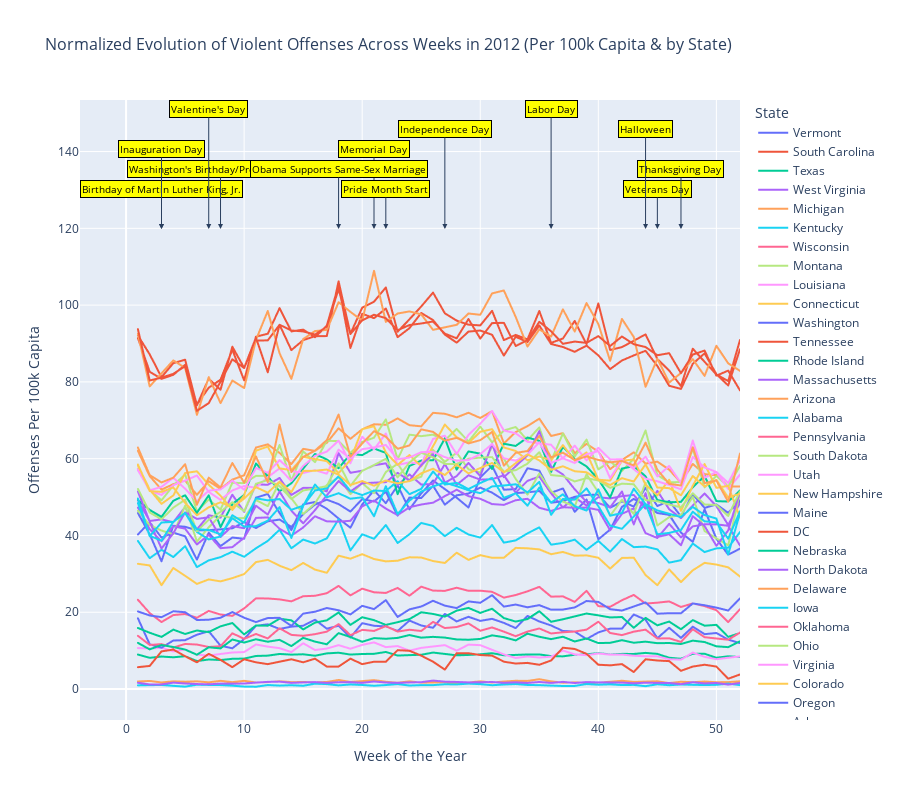

Here is the notebook cell this chart was saved with:
### Markdown cell above
#### Normalized data

### Code cell
# Avoid overlap
staggered_positions = [-40, -60, -80, -100, -120]  # Different vertical offsets
annotation_index = 0  # Counter to cycle through staggered positions

# Create the list of annotations
annotations = []
for event, week in highlighted_weeks.items():
    annotations.append(
        dict(
            x=week,
            y=max(normalized_offenses_by_week['normalized_offenses']) * 1.1,  # Slightly above the max value
            text=event,
            showarrow=True,
            arrowhead=2,
            ax=0,  # No horizontal offset
            ay=staggered_positions[annotation_index % len(staggered_positions)],  # Cycle through vertical offsets
            font=dict(size=10, color="black"),
            bgcolor="yellow",
            bordercolor="black"
        )
    )
    annotation_index += 1  # Increment to use the next staggered position

# Create the line plot
fig = px.line(
    normalized_offenses_by_week,
    x="week",
    y="normalized_offenses",
    color="state",  # One color for each state
    labels={
        "week": "Week of the Year",
        "normalized_offenses": "Offenses Per 100k Capita",
        "state": "State"
    },
    title="Normalized Evolution of Violent Offenses Across Weeks in 2012 (Per 100k Capita & by State)",
)

# Add hover template to display state name on hover
fig.update_traces(hovertemplate="<b>Week:</b> %{x}<br><b>Offenses:</b> %{y:.2f}")

# Add annotations and adjust layout
fig.update_layout(
    height=800,  # Increase height
    title=dict(font=dict(size=16)),
    xaxis_title="Week of the Year",
    yaxis_title="Offenses Per 100k Capita",
    legend_title="State",
    hovermode="closest",  # Highlight the closest line on hover
    annotations=annotations  # Add the staggered annotations
)

# Display the figure
fig.show()

### Figure 1 — Plotly figure (JSON) as saved in the notebook; plotly's stock layout.template omitted (floating-point values rounded to 4 significant figures)
{"data": [{"hovertemplate": "<b>Week:</b> %{x}<br><b>Offenses:</b> %{y:.2f}", "legendgroup": "Vermont", "line": {"color": "#636efa", "dash": "solid"}, "marker": {"symbol": "circle"}, "mode": "lines", "name": "Vermont", "showlegend": true, "type": "scattergl", "x": [1, 2, 3, 4, 5, 6, 7, 8, 9, 10, 11, 12, 13, 14, 15, 16, 17, 18, 19, 20, 21, 22, 23, 24, 25, 26, 27, 28, 29, 30, 31, 32, 33, 34, 35, 36, 37, 38, 39, 40, 41, 42, 43, 44, 45, 46, 47, 48, 49, 50, 51, 52], "xaxis": "x", "y": [40.25, 43.45, 39.46, 40.73, 39.78, 33.71, 40.73, 37.22, 39.46, 39.14, 49.84, 50.8, 45.85, 41.37, 48.08, 48.72, 46.96, 44.41, 42.01, 48.08, 51.76, 48.4, 53.03, 46.8, 50.96, 54.31, 52.08, 49.84, 47.28, 55.11, 58.15, 51.92, 52.08, 57.51, 56.87, 51.12, 52.24, 46.17, 49.36, 38.98, 41.53, 47.44, 49.52, 47.76, 45.85, 45.37, 40.73, 38.34, 46.8, 39.14, 34.98, 36.58], "yaxis": "y"}, {"hovertemplate": "<b>Week:</b> %{x}<br><b>Offenses:</b> %{y:.2f}", "legendgroup": "South Carolina", "line": {"color": "#EF553B", "dash": "solid"}, "marker": {"symbol": "circle"}, "mode": "lines", "name": "South Carolina", "showlegend": true, "type": "scattergl", "x": [1, 2, 3, 4, 5, 6, 7, 8, 9, 10, 11, 12, 13, 14, 15, 16, 17, 18, 19, 20, 21, 22, 23, 24, 25, 26, 27, 28, 29, 30, 31, 32, 33, 34, 35, 36, 37, 38, 39, 40, 41, 42, 43, 44, 45, 46, 47, 48, 49, 50, 51, 52], "xaxis": "x", "y": [92.09, 87.18, 81.23, 84.87, 85.78, 73.9, 80.85, 77.95, 89.17, 83.64, 90.75, 90.82, 94.86, 88.28, 90.88, 91.9, 91.94, 106.2, 92.51, 99.33, 100.9, 104.6, 93.06, 96.3, 99.65, 103.3, 97.87, 95.96, 94.9, 94.71, 98.5, 90.88, 92.24, 91.07, 98.46, 90.16, 91.31, 95.88, 89.82, 100.4, 88.32, 89.06, 90.71, 92.38, 85.95, 82.96, 78.9, 88.64, 85.23, 81.95, 80.21, 90.9], "yaxis": "y"}, {"hovertemplate": "<b>Week:</b> %{x}<br><b>Offenses:</b> %{y:.2f}", "legendgroup": "Texas", "line": {"color": "#00cc96", "dash": "solid"}, "marker": {"symbol": "circle"}, "mode": "lines", "name": "Texas", "showlegend": true, "type": "scattergl", "x": [1, 2, 3, 4, 5, 6, 7, 8, 9, 10, 11, 12, 13, 14, 15, 16, 17, 18, 19, 20, 21, 22, 23, 24, 25, 26, 27, 28, 29, 30, 31, 32, 33, 34, 35, 36, 37, 38, 39, 40, 41, 42, 43, 44, 45, 46, 47, 48, 49, 50, 51, 52], "xaxis": "x", "y": [8.983, 8.131, 8.462, 8.27, 8.542, 7.28, 7.698, 7.552, 7.871, 7.928, 8.611, 8.692, 9.137, 8.964, 9.049, 8.676, 9.287, 9.459, 8.976, 9.122, 9.171, 9.659, 8.719, 8.83, 8.922, 9.498, 9.141, 8.78, 8.884, 9.041, 9.336, 8.78, 8.891, 8.999, 9.01, 8.577, 8.515, 8.922, 9.033, 9.352, 9.003, 9.148, 9.133, 9.409, 9.164, 8.143, 7.886, 9.202, 9.187, 8.155, 8.523, 8.346], "yaxis": "y"}, {"hovertemplate": "<b>Week:</b> %{x}<br><b>Offenses:</b> %{y:.2f}", "legendgroup": "West Virginia", "line": {"color": "#ab63fa", "dash": "solid"}, "marker": {"symbol": "circle"}, "mode": "lines", "name": "West Virginia", "showlegend": true, "type": "scattergl", "x": [1, 2, 3, 4, 5, 6, 7, 8, 9, 10, 11, 12, 13, 14, 15, 16, 17, 18, 19, 20, 21, 22, 23, 24, 25, 26, 27, 28, 29, 30, 31, 32, 33, 34, 35, 36, 37, 38, 39, 40, 41, 42, 43, 44, 45, 46, 47, 48, 49, 50, 51, 52], "xaxis": "x", "y": [49.15, 43.76, 44.2, 43.44, 47.37, 41.55, 45.27, 44.63, 50.61, 46.14, 53.3, 53.2, 54.97, 50.55, 52.39, 52.39, 51.47, 61.44, 56.32, 56.86, 58.26, 58.8, 53.09, 55.89, 53.25, 53.41, 58.59, 53.2, 55.67, 54.54, 54.65, 55.67, 51.15, 54.22, 55.35, 50.99, 47.27, 49.91, 47.81, 49.96, 49.64, 50.23, 50.55, 47.0, 51.63, 46.84, 44.52, 47.81, 50.93, 47.64, 42.74, 48.51], "yaxis": "y"}, {"hovertemplate": "<b>Week:</b> %{x}<br><b>Offenses:</b> %{y:.2f}", "legendgroup": "Michigan", "line": {"color": "#FFA15A", "dash": "solid"}, "marker": {"symbol": "circle"}, "mode": "lines", "name": "Michigan", "showlegend": true, "type": "scattergl", "x": [1, 2, 3, 4, 5, 6, 7, 8, 9, 10, 11, 12, 13, 14, 15, 16, 17, 18, 19, 20, 21, 22, 23, 24, 25, 26, 27, 28, 29, 30, 31, 32, 33, 34, 35, 36, 37, 38, 39, 40, 41, 42, 43, 44, 45, 46, 47, 48, 49, 50, 51, 52], "xaxis": "x", "y": [62.04, 55.47, 51.95, 53.36, 54.28, 50.58, 54.14, 52.13, 54.55, 55.68, 62.89, 63.73, 61.5, 58.6, 62.56, 62.03, 64.14, 67.92, 65.17, 67.66, 68.96, 68.83, 70.48, 68.72, 68.43, 71.94, 71.7, 70.78, 71.96, 70.59, 72.39, 63.99, 66.92, 68.49, 70.43, 65.91, 66.65, 61.42, 63.88, 61.85, 57.27, 59.65, 61.65, 58.71, 59.22, 57.15, 53.75, 58.62, 55.97, 55.71, 52.72, 52.77], "yaxis": "y"}, {"hovertemplate": "<b>Week:</b> %{x}<br><b>Offenses:</b> %{y:.2f}", "legendgroup": "Kentucky", "line": {"color": "#19d3f3", "dash": "solid"}, "marker": {"symbol": "circle"}, "mode": "lines", "name": "Kentucky", "showlegend": true, "type": "scattergl", "x": [1, 2, 3, 4, 5, 6, 7, 8, 9, 10, 11, 12, 13, 14, 15, 16, 17, 18, 19, 20, 21, 22, 23, 24, 25, 26, 27, 28, 29, 30, 31, 32, 33, 34, 35, 36, 37, 38, 39, 40, 41, 42, 43, 44, 45, 46, 47, 48, 49, 50, 51, 52], "xaxis": "x", "y": [38.58, 34.08, 36.28, 34.38, 37.21, 31.75, 33.51, 34.36, 35.77, 34.45, 36.66, 38.58, 41.48, 36.66, 38.92, 37.9, 39.24, 44.22, 36.12, 40.32, 39.13, 42.71, 38.03, 40.32, 43.26, 42.48, 39.81, 42.01, 40.25, 39.45, 42.71, 38.12, 38.72, 40.54, 42.1, 37.6, 38.06, 38.9, 36.25, 38.58, 35.77, 39.06, 36.96, 37.1, 36.37, 32.92, 33.56, 37.9, 35.68, 36.64, 36.82, 40.89], "yaxis": "y"}, {"hovertemplate": "<b>Week:</b> %{x}<br><b>Offenses:</b> %{y:.2f}", "legendgroup": "Wisconsin", "line": {"color": "#FF6692", "dash": "solid"}, "marker": {"symbol": "circle"}, "mode": "lines", "name": "Wisconsin", "showlegend": true, "type": "scattergl", "x": [1, 2, 3, 4, 5, 6, 7, 8, 9, 10, 11, 12, 13, 14, 15, 16, 17, 18, 19, 20, 21, 22, 23, 24, 25, 26, 27, 28, 29, 30, 31, 32, 33, 34, 35, 36, 37, 38, 39, 40, 41, 42, 43, 44, 45, 46, 47, 48, 49, 50, 51, 52], "xaxis": "x", "y": [23.26, 19.79, 17.45, 19.26, 19.54, 18.56, 20.34, 19.4, 19.05, 21.01, 23.61, 23.59, 23.35, 22.84, 24.17, 24.29, 24.95, 26.86, 24.4, 26.14, 25.2, 25.02, 26.33, 24.31, 26.67, 25.64, 25.57, 26.39, 25.58, 25.62, 25.32, 23.8, 24.48, 25.44, 26.61, 24.06, 24.13, 22.7, 25.58, 21.58, 21.41, 23.12, 24.52, 22.27, 22.49, 22.82, 21.37, 22.3, 21.6, 20.54, 17.43, 20.8], "yaxis": "y"}, {"hovertemplate": "<b>Week:</b> %{x}<br><b>Offenses:</b> %{y:.2f}", "legendgroup": "Montana", "line": {"color": "#B6E880", "dash": "solid"}, "marker": {"symbol": "circle"}, "mode": "lines", "name": "Montana", "showlegend": true, "type": "scattergl", "x": [1, 2, 3, 4, 5, 6, 7, 8, 9, 10, 11, 12, 13, 14, 15, 16, 17, 18, 19, 20, 21, 22, 23, 24, 25, 26, 27, 28, 29, 30, 31, 32, 33, 34, 35, 36, 37, 38, 39, 40, 41, 42, 43, 44, 45, 46, 47, 48, 49, 50, 51, 52], "xaxis": "x", "y": [57.4, 51.83, 49.15, 53.03, 55.91, 46.26, 49.35, 46.76, 53.72, 53.62, 55.51, 55.51, 63.57, 54.22, 61.88, 59.1, 64.67, 64.57, 61.48, 64.37, 65.46, 70.24, 59.89, 66.26, 65.86, 66.26, 64.77, 67.75, 64.47, 68.35, 64.27, 67.35, 68.25, 64.77, 68.15, 59.39, 66.56, 60.59, 64.97, 57.21, 59.3, 56.81, 59.99, 67.35, 55.71, 53.82, 53.92, 62.58, 52.53, 55.51, 52.73, 58.1], "yaxis": "y"}, {"hovertemplate": "<b>Week:</b> %{x}<br><b>Offenses:</b> %{y:.2f}", "legendgroup": "Louisiana", "line": {"color": "#FF97FF", "dash": "solid"}, "marker": {"symbol": "circle"}, "mode": "lines", "name": "Louisiana", "showlegend": true, "type": "scattergl", "x": [1, 2, 3, 4, 5, 6, 7, 8, 9, 10, 11, 12, 13, 14, 15, 16, 17, 18, 19, 20, 21, 22, 23, 24, 25, 26, 27, 28, 29, 30, 31, 32, 33, 34, 35, 36, 37, 38, 39, 40, 41, 42, 43, 44, 45, 46, 47, 48, 49, 50, 51, 52], "xaxis": "x", "y": [10.67, 10.54, 10.76, 9.8, 10.34, 8.953, 8.714, 9.127, 9.518, 9.626, 11.6, 11.04, 10.65, 9.626, 11.93, 10.17, 10.54, 11.43, 10.5, 11.5, 12.15, 10.91, 11.19, 9.996, 10.71, 11.08, 11.43, 9.996, 11.56, 11.43, 10.21, 9.018, 8.084, 8.475, 8.214, 8.41, 10.04, 9.018, 8.822, 9.257, 8.953, 8.975, 8.67, 8.54, 8.518, 7.758, 7.649, 9.496, 8.388, 7.758, 8.149, 8.497], "yaxis": "y"}, {"hovertemplate": "<b>Week:</b> %{x}<br><b>Offenses:</b> %{y:.2f}", "legendgroup": "Connecticut", "line": {"color": "#FECB52", "dash": "solid"}, "marker": {"symbol": "circle"}, "mode": "lines", "name": "Connecticut", "showlegend": true, "type": "scattergl", "x": [1, 2, 3, 4, 5, 6, 7, 8, 9, 10, 11, 12, 13, 14, 15, 16, 17, 18, 19, 20, 21, 22, 23, 24, 25, 26, 27, 28, 29, 30, 31, 32, 33, 34, 35, 36, 37, 38, 39, 40, 41, 42, 43, 44, 45, 46, 47, 48, 49, 50, 51, 52], "xaxis": "x", "y": [32.62, 32.2, 27.04, 31.53, 29.5, 27.38, 28.55, 28.05, 28.88, 29.94, 33.06, 33.65, 32.11, 30.97, 32.84, 31.11, 30.28, 34.73, 33.95, 35.12, 33.87, 33.26, 33.42, 34.31, 34.26, 33.34, 32.84, 35.51, 33.65, 34.87, 34.17, 34.2, 36.77, 36.65, 36.38, 35.12, 35.71, 34.73, 34.82, 34.2, 31.36, 34.15, 34.2, 29.69, 27.04, 31.17, 27.85, 30.92, 32.87, 32.42, 31.7, 29.3], "yaxis": "y"}, {"hovertemplate": "<b>Week:</b> %{x}<br><b>Offenses:</b> %{y:.2f}", "legendgroup": "Washington", "line": {"color": "#636efa", "dash": "solid"}, "marker": {"symbol": "circle"}, "mode": "lines", "name": "Washington", "showlegend": true, "type": "scattergl", "x": [1, 2, 3, 4, 5, 6, 7, 8, 9, 10, 11, 12, 13, 14, 15, 16, 17, 18, 19, 20, 21, 22, 23, 24, 25, 26, 27, 28, 29, 30, 31, 32, 33, 34, 35, 36, 37, 38, 39, 40, 41, 42, 43, 44, 45, 46, 47, 48, 49, 50, 51, 52], "xaxis": "x", "y": [45.85, 40.31, 33.28, 42.53, 42.26, 41.32, 41.38, 41.58, 41.87, 43.44, 41.95, 43.69, 44.14, 42.24, 45.54, 48.05, 49.33, 48.17, 46.22, 49.47, 48.85, 51.38, 45.16, 49.86, 49.75, 52.95, 48.02, 50.46, 50.92, 52.47, 51.15, 49.2, 51.04, 51.24, 51.57, 48.51, 48.93, 50.07, 50.54, 50.65, 47.21, 48.88, 47.53, 52.4, 47.66, 49.01, 44.95, 50.75, 47.18, 48.08, 45.9, 49.12], "yaxis": "y"}, {"hovertemplate": "<b>Week:</b> %{x}<br><b>Offenses:</b> %{y:.2f}", "legendgroup": "Tennessee", "line": {"color": "#EF553B", "dash": "solid"}, "marker": {"symbol": "circle"}, "mode": "lines", "name": "Tennessee", "showlegend": true, "type": "scattergl", "x": [1, 2, 3, 4, 5, 6, 7, 8, 9, 10, 11, 12, 13, 14, 15, 16, 17, 18, 19, 20, 21, 22, 23, 24, 25, 26, 27, 28, 29, 30, 31, 32, 33, 34, 35, 36, 37, 38, 39, 40, 41, 42, 43, 44, 45, 46, 47, 48, 49, 50, 51, 52], "xaxis": "x", "y": [91.42, 82.63, 80.81, 81.84, 84.46, 74.13, 78.48, 80.57, 88.38, 80.4, 91.77, 92.55, 99.21, 93.15, 93.61, 91.62, 94.65, 105.2, 88.84, 97.75, 96.59, 99.11, 91.65, 93.99, 97.95, 96.09, 92.31, 90.22, 93.1, 93.38, 92.27, 86.85, 91.76, 90.38, 94.68, 89.87, 89.09, 87.84, 89.45, 86.91, 83.33, 85.58, 86.89, 88.1, 84.15, 78.99, 78.17, 84.71, 87.45, 82.0, 79.07, 88.52], "yaxis": "y"}, {"hovertemplate": "<b>Week:</b> %{x}<br><b>Offenses:</b> %{y:.2f}", "legendgroup": "Rhode Island", "line": {"color": "#00cc96", "dash": "solid"}, "marker": {"symbol": "circle"}, "mode": "lines", "name": "Rhode Island", "showlegend": true, "type": "scattergl", "x": [1, 2, 3, 4, 5, 6, 7, 8, 9, 10, 11, 12, 13, 14, 15, 16, 17, 18, 19, 20, 21, 22, 23, 24, 25, 26, 27, 28, 29, 30, 31, 32, 33, 34, 35, 36, 37, 38, 39, 40, 41, 42, 43, 44, 45, 46, 47, 48, 49, 50, 51, 52], "xaxis": "x", "y": [49.22, 46.65, 44.84, 49.03, 50.46, 45.89, 50.46, 42.18, 48.18, 50.56, 58.75, 55.41, 51.51, 53.6, 57.41, 61.22, 59.79, 57.51, 61.22, 60.94, 62.65, 61.51, 50.75, 58.08, 59.51, 59.6, 65.32, 57.13, 61.89, 61.32, 57.32, 63.89, 63.32, 65.51, 64.65, 56.56, 63.13, 59.89, 57.98, 54.65, 49.89, 57.41, 58.08, 55.41, 49.22, 48.65, 48.75, 52.56, 55.51, 48.94, 48.84, 51.7], "yaxis": "y"}, {"hovertemplate": "<b>Week:</b> %{x}<br><b>Offenses:</b> %{y:.2f}", "legendgroup": "Massachusetts", "line": {"color": "#ab63fa", "dash": "solid"}, "marker": {"symbol": "circle"}, "mode": "lines", "name": "Massachusetts", "showlegend": true, "type": "scattergl", "x": [1, 2, 3, 4, 5, 6, 7, 8, 9, 10, 11, 12, 13, 14, 15, 16, 17, 18, 19, 20, 21, 22, 23, 24, 25, 26, 27, 28, 29, 30, 31, 32, 33, 34, 35, 36, 37, 38, 39, 40, 41, 42, 43, 44, 45, 46, 47, 48, 49, 50, 51, 52], "xaxis": "x", "y": [47.26, 41.63, 38.47, 42.4, 41.77, 37.66, 40.14, 36.68, 36.95, 39.39, 44.57, 44.7, 41.74, 39.95, 42.08, 45.0, 43.68, 43.6, 43.81, 47.56, 49.1, 47.0, 45.3, 47.35, 48.06, 48.54, 50.24, 51.91, 50.24, 49.55, 48.18, 47.97, 49.17, 49.55, 47.22, 46.39, 47.37, 47.2, 47.26, 46.66, 41.35, 45.64, 47.06, 40.61, 39.35, 43.03, 39.5, 42.36, 42.91, 42.9, 42.52, 37.36], "yaxis": "y"}, {"hovertemplate": "<b>Week:</b> %{x}<br><b>Offenses:</b> %{y:.2f}", "legendgroup": "Arizona", "line": {"color": "#FFA15A", "dash": "solid"}, "marker": {"symbol": "circle"}, "mode": "lines", "name": "Arizona", "showlegend": true, "type": "scattergl", "x": [1, 2, 3, 4, 5, 6, 7, 8, 9, 10, 11, 12, 13, 14, 15, 16, 17, 18, 19, 20, 21, 22, 23, 24, 25, 26, 27, 28, 29, 30, 31, 32, 33, 34, 35, 36, 37, 38, 39, 40, 41, 42, 43, 44, 45, 46, 47, 48, 49, 50, 51, 52], "xaxis": "x", "y": [1.968, 2.106, 1.709, 1.999, 1.907, 1.999, 1.74, 2.136, 1.801, 2.136, 1.709, 1.816, 2.03, 1.801, 1.831, 1.77, 1.831, 2.365, 1.846, 2.06, 2.319, 1.892, 1.648, 1.999, 1.663, 1.709, 1.816, 1.618, 1.709, 1.999, 1.694, 1.953, 2.152, 2.106, 2.564, 1.999, 1.648, 1.74, 1.663, 1.694, 1.892, 2.152, 1.846, 1.938, 2.014, 1.541, 1.892, 1.785, 1.953, 1.77, 1.801, 2.014], "yaxis": "y"}, {"hovertemplate": "<b>Week:</b> %{x}<br><b>Offenses:</b> %{y:.2f}", "legendgroup": "Alabama", "line": {"color": "#19d3f3", "dash": "solid"}, "marker": {"symbol": "circle"}, "mode": "lines", "name": "Alabama", "showlegend": true, "type": "scattergl", "x": [1, 2, 3, 4, 5, 6, 7, 8, 9, 10, 11, 12, 13, 14, 15, 16, 17, 18, 19, 20, 21, 22, 23, 24, 25, 26, 27, 28, 29, 30, 31, 32, 33, 34, 35, 36, 37, 38, 39, 40, 41, 42, 43, 44, 45, 46, 47, 48, 49, 50, 51, 52], "xaxis": "x", "y": [0.954, 1.016, 1.058, 0.8295, 0.6221, 1.12, 1.058, 1.037, 0.871, 0.6429, 0.6014, 1.037, 0.8917, 0.9954, 0.8503, 1.389, 1.286, 0.954, 1.182, 1.058, 0.8503, 1.037, 1.286, 0.9125, 1.016, 1.016, 1.244, 1.203, 1.41, 1.265, 0.9954, 1.182, 1.307, 1.058, 1.016, 0.8917, 0.7881, 0.8088, 1.307, 1.12, 1.224, 1.037, 1.078, 0.7466, 1.244, 0.9954, 1.182, 1.099, 1.037, 1.099, 1.41, 1.016], "yaxis": "y"}, {"hovertemplate": "<b>Week:</b> %{x}<br><b>Offenses:</b> %{y:.2f}", "legendgroup": "Pennsylvania", "line": {"color": "#FF6692", "dash": "solid"}, "marker": {"symbol": "circle"}, "mode": "lines", "name": "Pennsylvania", "showlegend": true, "type": "scattergl", "x": [11], "xaxis": "x", "y": [0.007835], "yaxis": "y"}, {"hovertemplate": "<b>Week:</b> %{x}<br><b>Offenses:</b> %{y:.2f}", "legendgroup": "South Dakota", "line": {"color": "#B6E880", "dash": "solid"}, "marker": {"symbol": "circle"}, "mode": "lines", "name": "South Dakota", "showlegend": true, "type": "scattergl", "x": [1, 2, 3, 4, 5, 6, 7, 8, 9, 10, 11, 12, 13, 14, 15, 16, 17, 18, 19, 20, 21, 22, 23, 24, 25, 26, 27, 28, 29, 30, 31, 32, 33, 34, 35, 36, 37, 38, 39, 40, 41, 42, 43, 44, 45, 46, 47, 48, 49, 50, 51, 52], "xaxis": "x", "y": [46.44, 42.72, 41.28, 40.32, 47.76, 38.4, 42.12, 45.24, 44.52, 44.52, 49.2, 47.64, 54.0, 49.68, 45.6, 48.36, 53.16, 55.2, 50.76, 53.64, 51.0, 56.52, 58.68, 54.12, 55.32, 62.28, 59.16, 61.56, 57.24, 56.4, 63.24, 60.0, 54.72, 50.64, 56.16, 51.6, 48.84, 47.52, 55.92, 51.24, 45.12, 49.32, 45.6, 53.76, 42.6, 44.76, 45.36, 50.04, 41.16, 39.24, 37.44, 51.24], "yaxis": "y"}, {"hovertemplate": "<b>Week:</b> %{x}<br><b>Offenses:</b> %{y:.2f}", "legendgroup": "Utah", "line": {"color": "#FF97FF", "dash": "solid"}, "marker": {"symbol": "circle"}, "mode": "lines", "name": "Utah", "showlegend": true, "type": "scattergl", "x": [1, 2, 3, 4, 5, 6, 7, 8, 9, 10, 11, 12, 13, 14, 15, 16, 17, 18, 19, 20, 21, 22, 23, 24, 25, 26, 27, 28, 29, 30, 31, 32, 33, 34, 35, 36, 37, 38, 39, 40, 41, 42, 43, 44, 45, 46, 47, 48, 49, 50, 51, 52], "xaxis": "x", "y": [57.3, 51.59, 50.57, 53.09, 54.29, 55.62, 51.34, 49.28, 51.73, 52.88, 52.43, 55.16, 57.47, 54.18, 58.1, 60.69, 61.85, 64.69, 58.8, 65.74, 62.41, 66.54, 58.35, 59.05, 58.66, 65.14, 65.98, 61.18, 66.19, 69.13, 72.43, 67.35, 66.61, 64.41, 63.99, 63.64, 60.1, 63.39, 59.57, 62.83, 59.82, 59.85, 57.58, 60.52, 55.37, 58.1, 53.65, 64.72, 55.02, 56.49, 52.11, 55.86], "yaxis": "y"}, {"hovertemplate": "<b>Week:</b> %{x}<br><b>Offenses:</b> %{y:.2f}", "legendgroup": "New Hampshire", "line": {"color": "#FECB52", "dash": "solid"}, "marker": {"symbol": "circle"}, "mode": "lines", "name": "New Hampshire", "showlegend": true, "type": "scattergl", "x": [1, 2, 3, 4, 5, 6, 7, 8, 9, 10, 11, 12, 13, 14, 15, 16, 17, 18, 19, 20, 21, 22, 23, 24, 25, 26, 27, 28, 29, 30, 31, 32, 33, 34, 35, 36, 37, 38, 39, 40, 41, 42, 43, 44, 45, 46, 47, 48, 49, 50, 51, 52], "xaxis": "x", "y": [58.23, 51.94, 48.23, 50.43, 56.26, 56.71, 53.23, 50.35, 46.64, 50.35, 62.09, 63.15, 57.47, 57.01, 60.5, 59.89, 59.36, 56.26, 59.66, 67.69, 68.45, 61.63, 58.38, 60.95, 58.0, 63.22, 68.9, 65.57, 64.06, 67.01, 67.69, 62.92, 62.01, 59.59, 60.57, 59.59, 63.53, 59.51, 61.63, 54.52, 54.29, 59.44, 59.82, 53.23, 50.43, 54.52, 46.41, 52.93, 58.6, 52.4, 52.93, 44.67], "yaxis": "y"}, {"hovertemplate": "<b>Week:</b> %{x}<br><b>Offenses:</b> %{y:.2f}", "legendgroup": "Maine", "line": {"color": "#636efa", "dash": "solid"}, "marker": {"symbol": "circle"}, "mode": "lines", "name": "Maine", "showlegend": true, "type": "scattergl", "x": [1, 2, 3, 4, 5, 6, 7, 8, 9, 10, 11, 12, 13, 14, 15, 16, 17, 18, 19, 20, 21, 22, 23, 24, 25, 26, 27, 28, 29, 30, 31, 32, 33, 34, 35, 36, 37, 38, 39, 40, 41, 42, 43, 44, 45, 46, 47, 48, 49, 50, 51, 52], "xaxis": "x", "y": [18.43, 11.66, 10.76, 12.64, 12.71, 14.14, 15.05, 11.29, 10.61, 13.02, 16.48, 16.85, 15.65, 16.25, 16.48, 18.06, 15.72, 16.48, 13.39, 17.15, 16.48, 16.33, 15.12, 17.83, 16.55, 15.95, 19.56, 17.6, 18.81, 17.76, 18.28, 17.23, 15.87, 19.03, 17.6, 16.55, 15.12, 14.97, 13.02, 14.75, 15.72, 15.72, 19.41, 18.06, 13.24, 15.95, 13.32, 16.25, 14.29, 14.6, 12.86, 11.96], "yaxis": "y"}, {"hovertemplate": "<b>Week:</b> %{x}<br><b>Offenses:</b> %{y:.2f}", "legendgroup": "DC", "line": {"color": "#EF553B", "dash": "solid"}, "marker": {"symbol": "circle"}, "mode": "lines", "name": "DC", "showlegend": true, "type": "scattergl", "x": [1, 2, 3, 4, 5, 6, 7, 8, 9, 10, 11, 12, 13, 14, 15, 16, 17, 18, 19, 20, 21, 22, 23, 24, 25, 26, 27, 28, 29, 30, 31, 32, 33, 34, 35, 36, 37, 38, 39, 40, 41, 42, 43, 44, 45, 46, 47, 48, 49, 50, 51, 52], "xaxis": "x", "y": [5.693, 6.01, 9.805, 10.28, 8.54, 6.958, 9.173, 7.591, 5.693, 7.749, 6.958, 6.484, 7.117, 7.749, 6.958, 7.907, 5.851, 5.851, 7.907, 6.484, 7.117, 7.117, 10.12, 9.963, 8.698, 7.117, 5.061, 9.331, 9.331, 8.856, 8.698, 7.117, 6.642, 6.8, 6.326, 7.433, 10.75, 10.44, 9.173, 6.326, 6.168, 6.484, 4.428, 7.749, 7.433, 7.275, 4.744, 5.851, 6.326, 5.851, 2.688, 3.796], "yaxis": "y"}, {"hovertemplate": "<b>Week:</b> %{x}<br><b>Offenses:</b> %{y:.2f}", "legendgroup": "Nebraska", "line": {"color": "#00cc96", "dash": "solid"}, "marker": {"symbol": "circle"}, "mode": "lines", "name": "Nebraska", "showlegend": true, "type": "scattergl", "x": [1, 2, 3, 4, 5, 6, 7, 8, 9, 10, 11, 12, 13, 14, 15, 16, 17, 18, 19, 20, 21, 22, 23, 24, 25, 26, 27, 28, 29, 30, 31, 32, 33, 34, 35, 36, 37, 38, 39, 40, 41, 42, 43, 44, 45, 46, 47, 48, 49, 50, 51, 52], "xaxis": "x", "y": [15.9, 14.66, 13.58, 15.47, 14.34, 15.25, 14.82, 16.33, 17.19, 14.23, 16.55, 16.49, 18.32, 17.89, 15.52, 17.3, 17.89, 19.94, 16.71, 18.7, 17.95, 16.71, 17.41, 18.22, 19.99, 19.56, 18.86, 20.43, 21.13, 19.83, 20.91, 18.49, 17.57, 18.22, 20.26, 17.52, 18.16, 18.92, 19.67, 19.19, 18.65, 18.75, 15.95, 18.54, 16.6, 17.57, 15.58, 17.95, 16.49, 16.71, 13.58, 14.61], "yaxis": "y"}, {"hovertemplate": "<b>Week:</b> %{x}<br><b>Offenses:</b> %{y:.2f}", "legendgroup": "North Dakota", "line": {"color": "#ab63fa", "dash": "solid"}, "marker": {"symbol": "circle"}, "mode": "lines", "name": "North Dakota", "showlegend": true, "type": "scattergl", "x": [1, 2, 3, 4, 5, 6, 7, 8, 9, 10, 11, 12, 13, 14, 15, 16, 17, 18, 19, 20, 21, 22, 23, 24, 25, 26, 27, 28, 29, 30, 31, 32, 33, 34, 35, 36, 37, 38, 39, 40, 41, 42, 43, 44, 45, 46, 47, 48, 49, 50, 51, 52], "xaxis": "x", "y": [51.46, 43.59, 36.59, 40.59, 46.02, 44.31, 44.74, 39.59, 42.45, 41.88, 47.74, 45.45, 51.46, 46.45, 43.17, 46.6, 50.46, 54.17, 51.46, 53.6, 53.74, 53.89, 56.32, 54.31, 58.32, 61.18, 53.74, 55.46, 58.89, 55.46, 63.89, 55.17, 58.03, 60.89, 67.18, 57.89, 55.89, 52.03, 48.74, 48.45, 47.31, 51.46, 42.88, 51.03, 39.59, 40.31, 37.45, 45.02, 42.45, 37.31, 41.31, 51.46], "yaxis": "y"}, {"hovertemplate": "<b>Week:</b> %{x}<br><b>Offenses:</b> %{y:.2f}", "legendgroup": "Delaware", "line": {"color": "#FFA15A", "dash": "solid"}, "marker": {"symbol": "circle"}, "mode": "lines", "name": "Delaware", "showlegend": true, "type": "scattergl", "x": [1, 2, 3, 4, 5, 6, 7, 8, 9, 10, 11, 12, 13, 14, 15, 16, 17, 18, 19, 20, 21, 22, 23, 24, 25, 26, 27, 28, 29, 30, 31, 32, 33, 34, 35, 36, 37, 38, 39, 40, 41, 42, 43, 44, 45, 46, 47, 48, 49, 50, 51, 52], "xaxis": "x", "y": [92.58, 78.84, 82.22, 85.6, 83.63, 71.42, 81.24, 74.47, 80.36, 78.4, 90.94, 98.46, 87.45, 80.8, 91.16, 93.23, 93.56, 100.8, 98.25, 95.96, 108.9, 95.63, 97.81, 98.35, 97.59, 93.56, 94.21, 94.87, 97.81, 97.48, 103.0, 103.8, 96.94, 89.19, 93.67, 91.81, 98.9, 93.12, 100.5, 95.08, 85.49, 96.39, 91.7, 78.73, 86.03, 79.82, 82.33, 85.92, 81.56, 89.41, 84.83, 82.87], "yaxis": "y"}, {"hovertemplate": "<b>Week:</b> %{x}<br><b>Offenses:</b> %{y:.2f}", "legendgroup": "Iowa", "line": {"color": "#19d3f3", "dash": "solid"}, "marker": {"symbol": "circle"}, "mode": "lines", "name": "Iowa", "showlegend": true, "type": "scattergl", "x": [1, 2, 3, 4, 5, 6, 7, 8, 9, 10, 11, 12, 13, 14, 15, 16, 17, 18, 19, 20, 21, 22, 23, 24, 25, 26, 27, 28, 29, 30, 31, 32, 33, 34, 35, 36, 37, 38, 39, 40, 41, 42, 43, 44, 45, 46, 47, 48, 49, 50, 51, 52], "xaxis": "x", "y": [48.44, 39.95, 38.61, 43.56, 45.87, 40.92, 38.97, 39.72, 45.28, 43.33, 49.67, 49.15, 49.48, 46.68, 47.75, 51.72, 52.24, 55.4, 51.59, 50.52, 51.69, 51.59, 54.13, 50.75, 52.14, 56.67, 53.25, 53.71, 52.08, 53.67, 55.01, 49.8, 50.97, 47.75, 52.47, 48.53, 50.75, 47.62, 46.48, 52.01, 45.15, 45.83, 52.18, 48.14, 46.52, 45.64, 44.79, 47.43, 45.31, 44.4, 35.03, 45.87], "yaxis": "y"}, {"hovertemplate": "<b>Week:</b> %{x}<br><b>Offenses:</b> %{y:.2f}", "legendgroup": "Oklahoma", "line": {"color": "#FF6692", "dash": "solid"}, "marker": {"symbol": "circle"}, "mode": "lines", "name": "Oklahoma", "showlegend": true, "type": "scattergl", "x": [1, 2, 3, 4, 5, 6, 7, 8, 9, 10, 11, 12, 13, 14, 15, 16, 17, 18, 19, 20, 21, 22, 23, 24, 25, 26, 27, 28, 29, 30, 31, 32, 33, 34, 35, 36, 37, 38, 39, 40, 41, 42, 43, 44, 45, 46, 47, 48, 49, 50, 51, 52], "xaxis": "x", "y": [13.87, 11.48, 11.69, 10.8, 11.74, 11.59, 10.96, 11.14, 14.52, 13.08, 14.34, 13.19, 15.83, 14.1, 13.87, 14.29, 14.94, 16.91, 14.02, 15.41, 15.13, 16.38, 14.97, 15.44, 15.13, 17.48, 15.89, 16.15, 17.09, 15.18, 16.04, 14.94, 13.76, 14.97, 15.78, 14.47, 14.78, 14.97, 15.47, 17.54, 14.6, 14.05, 14.94, 15.47, 13.16, 13.21, 12.27, 15.57, 13.5, 13.16, 12.84, 14.71], "yaxis": "y"}, {"hovertemplate": "<b>Week:</b> %{x}<br><b>Offenses:</b> %{y:.2f}", "legendgroup": "Ohio", "line": {"color": "#B6E880", "dash": "solid"}, "marker": {"symbol": "circle"}, "mode": "lines", "name": "Ohio", "showlegend": true, "type": "scattergl", "x": [1, 2, 3, 4, 5, 6, 7, 8, 9, 10, 11, 12, 13, 14, 15, 16, 17, 18, 19, 20, 21, 22, 23, 24, 25, 26, 27, 28, 29, 30, 31, 32, 33, 34, 35, 36, 37, 38, 39, 40, 41, 42, 43, 44, 45, 46, 47, 48, 49, 50, 51, 52], "xaxis": "x", "y": [52.12, 45.97, 44.22, 47.24, 49.31, 41.09, 44.11, 46.16, 48.66, 46.31, 53.45, 54.44, 52.86, 49.51, 51.72, 52.23, 52.87, 58.78, 52.91, 56.82, 58.34, 59.96, 55.14, 58.98, 61.56, 60.35, 58.62, 58.63, 59.99, 60.27, 60.39, 56.63, 57.01, 58.71, 61.68, 55.73, 55.43, 54.07, 54.93, 54.32, 52.41, 53.49, 53.33, 49.23, 48.92, 48.05, 47.33, 51.0, 48.06, 47.95, 45.07, 51.5], "yaxis": "y"}, {"hovertemplate": "<b>Week:</b> %{x}<br><b>Offenses:</b> %{y:.2f}", "legendgroup": "Virginia", "line": {"color": "#FF97FF", "dash": "solid"}, "marker": {"symbol": "circle"}, "mode": "lines", "name": "Virginia", "showlegend": true, "type": "scattergl", "x": [1, 2, 3, 4, 5, 6, 7, 8, 9, 10, 11, 12, 13, 14, 15, 16, 17, 18, 19, 20, 21, 22, 23, 24, 25, 26, 27, 28, 29, 30, 31, 32, 33, 34, 35, 36, 37, 38, 39, 40, 41, 42, 43, 44, 45, 46, 47, 48, 49, 50, 51, 52], "xaxis": "x", "y": [57.0, 51.75, 52.65, 55.03, 52.18, 48.93, 51.66, 51.99, 54.3, 51.91, 57.57, 56.33, 59.61, 56.79, 56.27, 57.01, 56.08, 62.35, 60.09, 62.47, 62.93, 63.57, 59.85, 60.29, 61.7, 61.79, 60.4, 59.48, 59.65, 61.19, 63.82, 60.09, 59.49, 61.07, 64.26, 58.92, 60.09, 58.87, 61.15, 61.96, 54.92, 59.65, 57.28, 54.8, 54.11, 53.15, 52.02, 60.46, 57.71, 56.54, 53.67, 59.61], "yaxis": "y"}, {"hovertemplate": "<b>Week:</b> %{x}<br><b>Offenses:</b> %{y:.2f}", "legendgroup": "Colorado", "line": {"color": "#FECB52", "dash": "solid"}, "marker": {"symbol": "circle"}, "mode": "lines", "name": "Colorado", "showlegend": true, "type": "scattergl", "x": [1, 2, 3, 4, 5, 6, 7, 8, 9, 10, 11, 12, 13, 14, 15, 16, 17, 18, 19, 20, 21, 22, 23, 24, 25, 26, 27, 28, 29, 30, 31, 32, 33, 34, 35, 36, 37, 38, 39, 40, 41, 42, 43, 44, 45, 46, 47, 48, 49, 50, 51, 52], "xaxis": "x", "y": [58.49, 51.55, 51.35, 52.51, 48.48, 45.26, 47.34, 48.65, 47.32, 49.6, 52.61, 51.12, 54.01, 51.28, 56.81, 56.85, 57.17, 55.83, 53.13, 54.17, 52.95, 54.32, 53.57, 54.17, 56.19, 57.39, 55.75, 58.43, 56.17, 57.56, 58.89, 56.4, 58.83, 61.13, 59.55, 57.08, 58.02, 56.73, 56.46, 54.51, 53.15, 54.92, 54.05, 58.52, 52.47, 52.34, 50.47, 55.48, 52.74, 54.5, 49.87, 50.91], "yaxis": "y"}, {"hovertemplate": "<b>Week:</b> %{x}<br><b>Offenses:</b> %{y:.2f}", "legendgroup": "Oregon", "line": {"color": "#636efa", "dash": "solid"}, "marker": {"symbol": "circle"}, "mode": "lines", "name": "Oregon", "showlegend": true, "type": "scattergl", "x": [1, 2, 3, 4, 5, 6, 7, 8, 9, 10, 11, 12, 13, 14, 15, 16, 17, 18, 19, 20, 21, 22, 23, 24, 25, 26, 27, 28, 29, 30, 31, 32, 33, 34, 35, 36, 37, 38, 39, 40, 41, 42, 43, 44, 45, 46, 47, 48, 49, 50, 51, 52], "xaxis": "x", "y": [20.21, 19.16, 18.72, 20.26, 20.0, 17.98, 18.05, 18.57, 20.05, 18.57, 17.44, 18.49, 18.54, 16.44, 19.64, 20.13, 21.11, 20.52, 19.44, 21.67, 20.82, 23.16, 18.77, 20.75, 21.49, 22.98, 21.72, 21.08, 22.82, 22.47, 24.44, 21.47, 22.0, 21.29, 21.85, 20.67, 20.7, 21.26, 22.93, 22.7, 20.8, 20.44, 21.49, 22.57, 19.62, 19.75, 19.75, 22.29, 21.82, 21.21, 20.44, 23.62], "yaxis": "y"}, {"hovertemplate": "<b>Week:</b> %{x}<br><b>Offenses:</b> %{y:.2f}", "legendgroup": "Arkansas", "line": {"color": "#EF553B", "dash": "solid"}, "marker": {"symbol": "circle"}, "mode": "lines", "name": "Arkansas", "showlegend": true, "type": "scattergl", "x": [1, 2, 3, 4, 5, 6, 7, 8, 9, 10, 11, 12, 13, 14, 15, 16, 17, 18, 19, 20, 21, 22, 23, 24, 25, 26, 27, 28, 29, 30, 31, 32, 33, 34, 35, 36, 37, 38, 39, 40, 41, 42, 43, 44, 45, 46, 47, 48, 49, 50, 51, 52], "xaxis": "x", "y": [93.76, 80.36, 81.11, 82.09, 84.09, 72.46, 74.46, 80.06, 85.89, 83.62, 91.52, 82.5, 94.88, 93.38, 93.15, 92.33, 94.4, 104.2, 92.47, 96.03, 97.49, 96.6, 93.45, 94.81, 95.21, 95.72, 92.57, 91.35, 96.37, 91.28, 95.32, 95.38, 89.35, 90.87, 95.66, 93.18, 89.92, 90.5, 90.16, 91.93, 89.35, 91.82, 89.82, 89.08, 86.94, 87.48, 82.26, 87.11, 88.16, 81.62, 82.94, 77.79], "yaxis": "y"}, {"hovertemplate": "<b>Week:</b> %{x}<br><b>Offenses:</b> %{y:.2f}", "legendgroup": "Missouri", "line": {"color": "#00cc96", "dash": "solid"}, "marker": {"symbol": "circle"}, "mode": "lines", "name": "Missouri", "showlegend": true, "type": "scattergl", "x": [1, 2, 3, 4, 5, 6, 7, 8, 9, 10, 11, 12, 13, 14, 15, 16, 17, 18, 19, 20, 21, 22, 23, 24, 25, 26, 27, 28, 29, 30, 31, 32, 33, 34, 35, 36, 37, 38, 39, 40, 41, 42, 43, 44, 45, 46, 47, 48, 49, 50, 51, 52], "xaxis": "x", "y": [12.02, 10.33, 11.46, 10.94, 10.28, 8.934, 10.88, 10.58, 12.9, 12.11, 12.97, 12.32, 12.82, 11.19, 13.33, 12.35, 11.66, 14.56, 13.53, 12.3, 13.27, 13.09, 13.32, 14.07, 13.38, 13.58, 13.4, 12.92, 12.84, 13.05, 13.98, 13.52, 12.67, 14.41, 13.62, 13.0, 13.62, 12.39, 13.17, 11.97, 12.04, 12.72, 12.06, 12.34, 11.94, 11.99, 11.72, 12.6, 12.24, 11.13, 10.91, 12.42], "yaxis": "y"}, {"hovertemplate": "<b>Week:</b> %{x}<br><b>Offenses:</b> %{y:.2f}", "legendgroup": "Illinois", "line": {"color": "#ab63fa", "dash": "solid"}, "marker": {"symbol": "circle"}, "mode": "lines", "name": "Illinois", "showlegend": true, "type": "scattergl", "x": [1, 2, 3, 4, 5, 6, 7, 8, 9, 10, 11, 12, 13, 14, 15, 16, 17, 18, 19, 20, 21, 22, 23, 24, 25, 26, 27, 28, 29, 30, 31, 32, 33, 34, 35, 36, 37, 38, 39, 40, 41, 42, 43, 44, 45, 46, 47, 48, 49, 50, 51, 52], "xaxis": "x", "y": [1.631, 1.181, 1.196, 1.67, 1.445, 1.305, 1.227, 1.406, 1.406, 1.429, 1.678, 1.864, 1.918, 1.6, 1.724, 1.802, 1.6, 1.763, 1.786, 1.616, 1.965, 1.693, 1.608, 1.716, 1.779, 2.206, 1.911, 1.841, 1.732, 1.763, 1.833, 1.623, 1.748, 1.577, 1.841, 1.584, 1.864, 1.561, 1.817, 1.724, 1.716, 1.678, 1.491, 1.654, 1.6, 1.569, 1.266, 1.779, 1.468, 1.577, 1.149, 1.561], "yaxis": "y"}, {"hovertemplate": "<b>Week:</b> %{x}<br><b>Offenses:</b> %{y:.2f}", "legendgroup": "Kansas", "line": {"color": "#FFA15A", "dash": "solid"}, "marker": {"symbol": "circle"}, "mode": "lines", "name": "Kansas", "showlegend": true, "type": "scattergl", "x": [1, 2, 3, 4, 5, 6, 7, 8, 9, 10, 11, 12, 13, 14, 15, 16, 17, 18, 19, 20, 21, 22, 23, 24, 25, 26, 27, 28, 29, 30, 31, 32, 33, 34, 35, 36, 37, 38, 39, 40, 41, 42, 43, 44, 45, 46, 47, 48, 49, 50, 51, 52], "xaxis": "x", "y": [62.93, 55.72, 53.81, 55.06, 58.56, 47.99, 55.06, 52.5, 58.87, 53.74, 60.57, 53.85, 68.89, 56.52, 60.47, 62.09, 64.83, 71.49, 60.54, 63.93, 67.15, 65.73, 62.58, 63.45, 67.64, 66.98, 64.69, 65.42, 63.97, 64.83, 66.95, 58.18, 61.51, 61.99, 65.91, 60.33, 61.58, 59.63, 60.57, 59.67, 59.05, 59.39, 58.25, 64.17, 57.11, 53.43, 53.02, 62.96, 53.64, 54.3, 48.79, 61.33], "yaxis": "y"}, {"hovertemplate": "<b>Week:</b> %{x}<br><b>Offenses:</b> %{y:.2f}", "legendgroup": "Idaho", "line": {"color": "#19d3f3", "dash": "solid"}, "marker": {"symbol": "circle"}, "mode": "lines", "name": "Idaho", "showlegend": true, "type": "scattergl", "x": [1, 2, 3, 4, 5, 6, 7, 8, 9, 10, 11, 12, 13, 14, 15, 16, 17, 18, 19, 20, 21, 22, 23, 24, 25, 26, 27, 28, 29, 30, 31, 32, 33, 34, 35, 36, 37, 38, 39, 40, 41, 42, 43, 44, 45, 46, 47, 48, 49, 50, 51, 52], "xaxis": "x", "y": [49.63, 39.79, 43.37, 43.55, 45.87, 41.61, 41.42, 40.3, 44.49, 42.3, 42.43, 43.87, 47.38, 39.36, 47.69, 53.27, 49.95, 51.01, 49.57, 49.95, 45.0, 52.83, 45.56, 49.07, 51.45, 52.77, 53.77, 52.83, 51.76, 51.01, 52.77, 53.02, 53.33, 51.2, 53.96, 45.37, 49.51, 49.32, 52.26, 47.63, 42.55, 41.74, 44.93, 48.19, 40.3, 40.67, 41.42, 46.19, 43.68, 43.43, 39.17, 46.31], "yaxis": "y"}], "layout": {"annotations": [{"arrowhead": 2, "ax": 0, "ay": -40, "bgcolor": "yellow", "bordercolor": "black", "font": {"color": "black", "size": 10}, "showarrow": true, "text": "Birthday of Martin Luther King, Jr.", "x": 3, "y": 119.8}, {"arrowhead": 2, "ax": 0, "ay": -60, "bgcolor": "yellow", "bordercolor": "black", "font": {"color": "black", "size": 10}, "showarrow": true, "text": "Washington's Birthday/Presidents Day", "x": 8, "y": 119.8}, {"arrowhead": 2, "ax": 0, "ay": -80, "bgcolor": "yellow", "bordercolor": "black", "font": {"color": "black", "size": 10}, "showarrow": true, "text": "Memorial Day", "x": 21, "y": 119.8}, {"arrowhead": 2, "ax": 0, "ay": -100, "bgcolor": "yellow", "bordercolor": "black", "font": {"color": "black", "size": 10}, "showarrow": true, "text": "Independence Day", "x": 27, "y": 119.8}, {"arrowhead": 2, "ax": 0, "ay": -120, "bgcolor": "yellow", "bordercolor": "black", "font": {"color": "black", "size": 10}, "showarrow": true, "text": "Labor Day", "x": 36, "y": 119.8}, {"arrowhead": 2, "ax": 0, "ay": -40, "bgcolor": "yellow", "bordercolor": "black", "font": {"color": "black", "size": 10}, "showarrow": true, "text": "Veterans Day", "x": 45, "y": 119.8}, {"arrowhead": 2, "ax": 0, "ay": -60, "bgcolor": "yellow", "bordercolor": "black", "font": {"color": "black", "size": 10}, "showarrow": true, "text": "Thanksgiving Day", "x": 47, "y": 119.8}, {"arrowhead": 2, "ax": 0, "ay": -80, "bgcolor": "yellow", "bordercolor": "black", "font": {"color": "black", "size": 10}, "showarrow": true, "text": "Inauguration Day", "x": 3, "y": 119.8}, {"arrowhead": 2, "ax": 0, "ay": -100, "bgcolor": "yellow", "bordercolor": "black", "font": {"color": "black", "size": 10}, "showarrow": true, "text": "Halloween", "x": 44, "y": 119.8}, {"arrowhead": 2, "ax": 0, "ay": -120, "bgcolor": "yellow", "bordercolor": "black", "font": {"color": "black", "size": 10}, "showarrow": true, "text": "Valentine's Day", "x": 7, "y": 119.8}, {"arrowhead": 2, "ax": 0, "ay": -40, "bgcolor": "yellow", "bordercolor": "black", "font": {"color": "black", "size": 10}, "showarrow": true, "text": "Pride Month Start", "x": 22, "y": 119.8}, {"arrowhead": 2, "ax": 0, "ay": -60, "bgcolor": "yellow", "bordercolor": "black", "font": {"color": "black", "size": 10}, "showarrow": true, "text": "Obama Supports Same-Sex Marriage", "x": 18, "y": 119.8}], "height": 800, "hovermode": "closest", "legend": {"title": {"text": "State"}, "tracegroupgap": 0}, "title": {"font": {"size": 16}, "text": "Normalized Evolution of Violent Offenses Across Weeks in 2012 (Per 100k Capita & by State)"}, "xaxis": {"anchor": "y", "domain": [0, 1], "title": {"text": "Week of the Year"}}, "yaxis": {"anchor": "x", "domain": [0, 1], "title": {"text": "Offenses Per 100k Capita"}}}}
